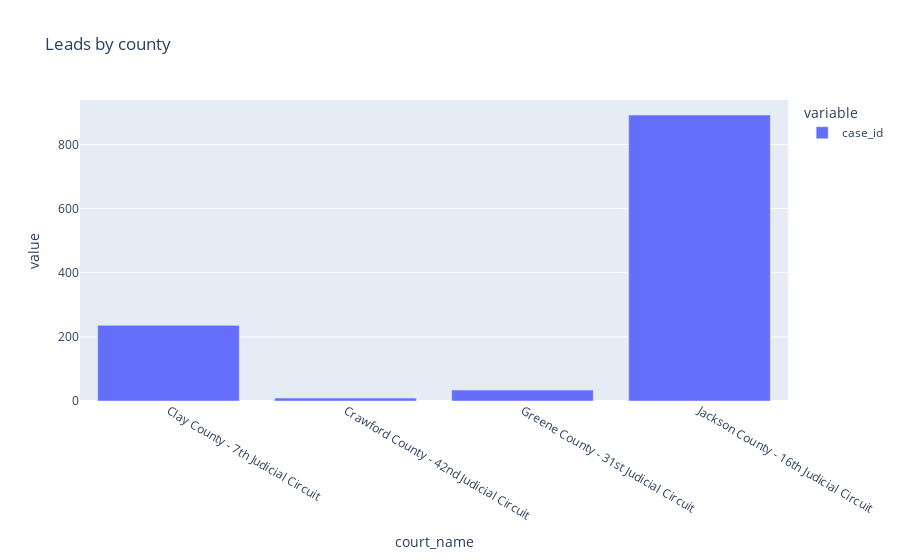

The code cell stored with this chart in its notebook:
### Code cell
# Show in a graph the len of the data by county and by date 
fig = px.bar(data.groupby("court_name").case_id.count(), title="Leads by county")
fig.show()

### Figure 1 — Plotly figure (JSON) as saved in the notebook; plotly's stock layout.template omitted (floating-point values rounded to 4 significant figures)
{"data": [{"alignmentgroup": "True", "hovertemplate": "variable=case_id<br>court_name=%{x}<br>value=%{y}<extra></extra>", "legendgroup": "case_id", "marker": {"color": "#636efa", "pattern": {"shape": ""}}, "name": "case_id", "offsetgroup": "case_id", "orientation": "v", "showlegend": true, "textposition": "auto", "type": "bar", "x": ["Clay County - 7th Judicial Circuit", "Crawford County - 42nd Judicial Circuit", "Greene County - 31st Judicial Circuit", "Jackson County - 16th Judicial Circuit"], "xaxis": "x", "y": [236, 9, 34, 892], "yaxis": "y"}], "layout": {"barmode": "relative", "legend": {"title": {"text": "variable"}, "tracegroupgap": 0}, "title": {"text": "Leads by county"}, "xaxis": {"anchor": "y", "domain": [0, 1], "title": {"text": "court_name"}}, "yaxis": {"anchor": "x", "domain": [0, 1], "title": {"text": "value"}}}}
